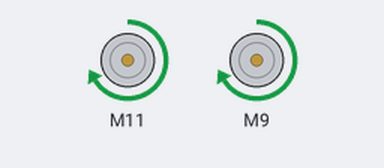
This sketch was run on a simulated Arduino Uno, built with avr-gcc and run on an emulated ATmega328P. Parts: 2 × DC motor (green arrow = forward, orange = backward, longer = faster). At 0.0 s the program stops and its outputs stay as they are.

Above: at 0.1 s.
Timing chart, 0 to 1.5 s (numbered marks = the images above):
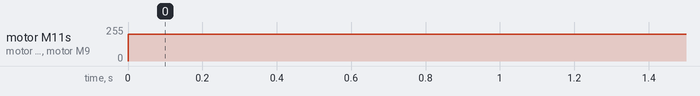

Measured:
- by itself, motor M11, motor M9: stopped → forward 200/255 at 0.00 s

The sketch:

pikaBot_sketch1.ino
```cpp
#include "CytronMotorDriver.h"

int main(){
  init();
  bool repeat = true;
  CytronMD moterLeft(PWM_PWM, 11, 10);
  CytronMD moterRight(PWM_PWM, 9, 3);

  while(repeat){
    moterLeft.setSpeed(200);
    moterRight.setSpeed(200);
  }
  return 0;
}
```
